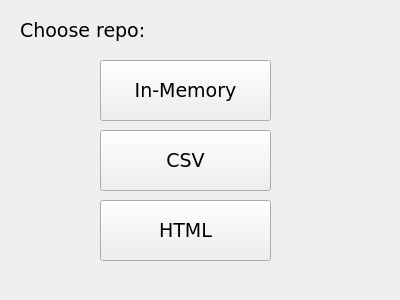
<?xml version="1.0" encoding="UTF-8"?>
<ui version="4.0">
 <class>choice</class>
 <widget class="QWidget" name="choice">
  <property name="geometry">
   <rect>
    <x>0</x>
    <y>0</y>
    <width>400</width>
    <height>300</height>
   </rect>
  </property>
  <property name="windowTitle">
   <string>choice</string>
  </property>
  <widget class="QLabel" name="label">
   <property name="geometry">
    <rect>
     <x>20</x>
     <y>10</y>
     <width>321</width>
     <height>41</height>
    </rect>
   </property>
   <property name="font">
    <font>
     <family>Verdana</family>
     <pointsize>14</pointsize>
    </font>
   </property>
   <property name="text">
    <string>Choose repo:</string>
   </property>
  </widget>
  <widget class="QPushButton" name="InMemoryButton">
   <property name="geometry">
    <rect>
     <x>100</x>
     <y>60</y>
     <width>171</width>
     <height>61</height>
    </rect>
   </property>
   <property name="font">
    <font>
     <family>Verdana</family>
     <pointsize>14</pointsize>
    </font>
   </property>
   <property name="text">
    <string>In-Memory</string>
   </property>
  </widget>
  <widget class="QPushButton" name="CSVButton">
   <property name="geometry">
    <rect>
     <x>100</x>
     <y>130</y>
     <width>171</width>
     <height>61</height>
    </rect>
   </property>
   <property name="font">
    <font>
     <family>Verdana</family>
     <pointsize>14</pointsize>
    </font>
   </property>
   <property name="text">
    <string>CSV</string>
   </property>
  </widget>
  <widget class="QPushButton" name="HTMLButton">
   <property name="geometry">
    <rect>
     <x>100</x>
     <y>200</y>
     <width>171</width>
     <height>61</height>
    </rect>
   </property>
   <property name="font">
    <font>
     <family>Verdana</family>
     <pointsize>14</pointsize>
    </font>
   </property>
   <property name="text">
    <string>HTML</string>
   </property>
  </widget>
 </widget>
 <layoutdefault spacing="6" margin="11"/>
 <resources/>
 <connections/>
</ui>
